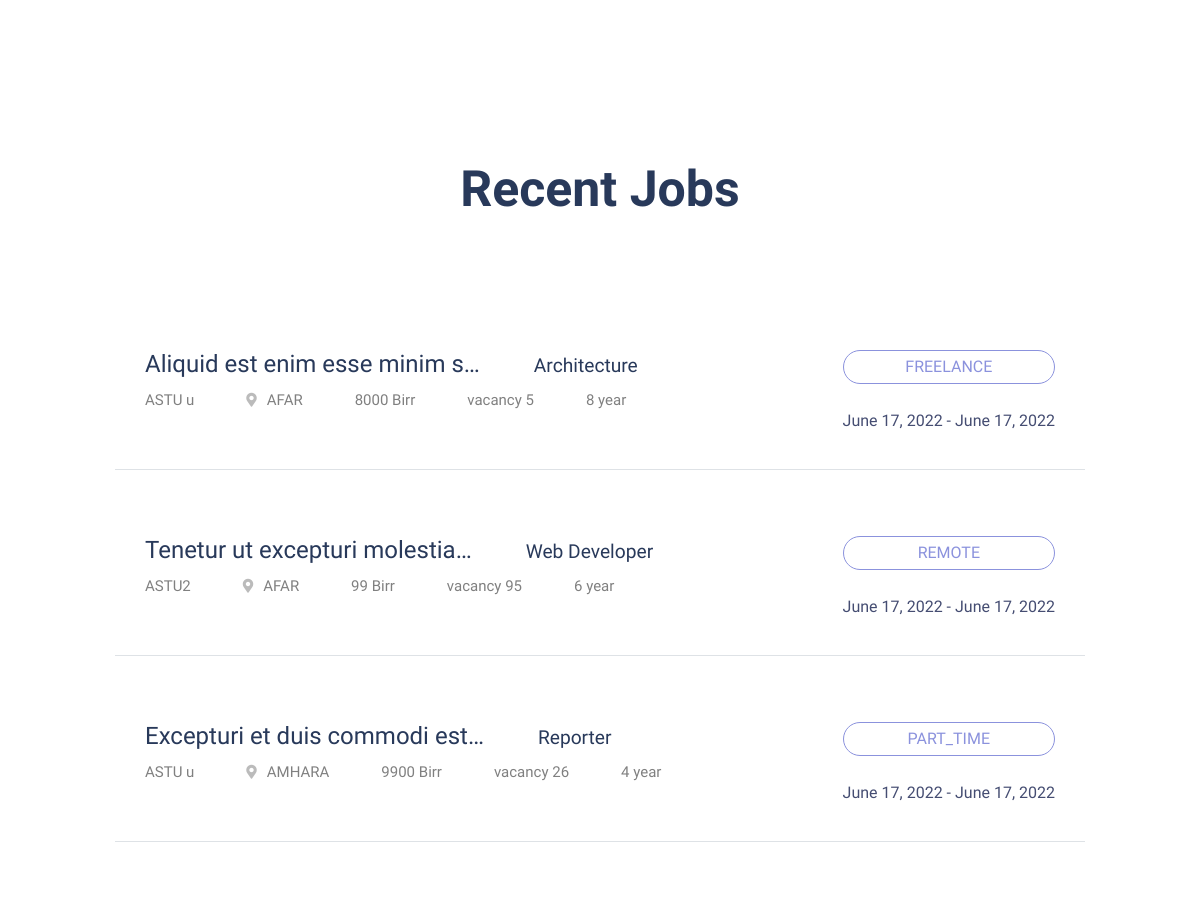
The app's page / (middle part), older data.
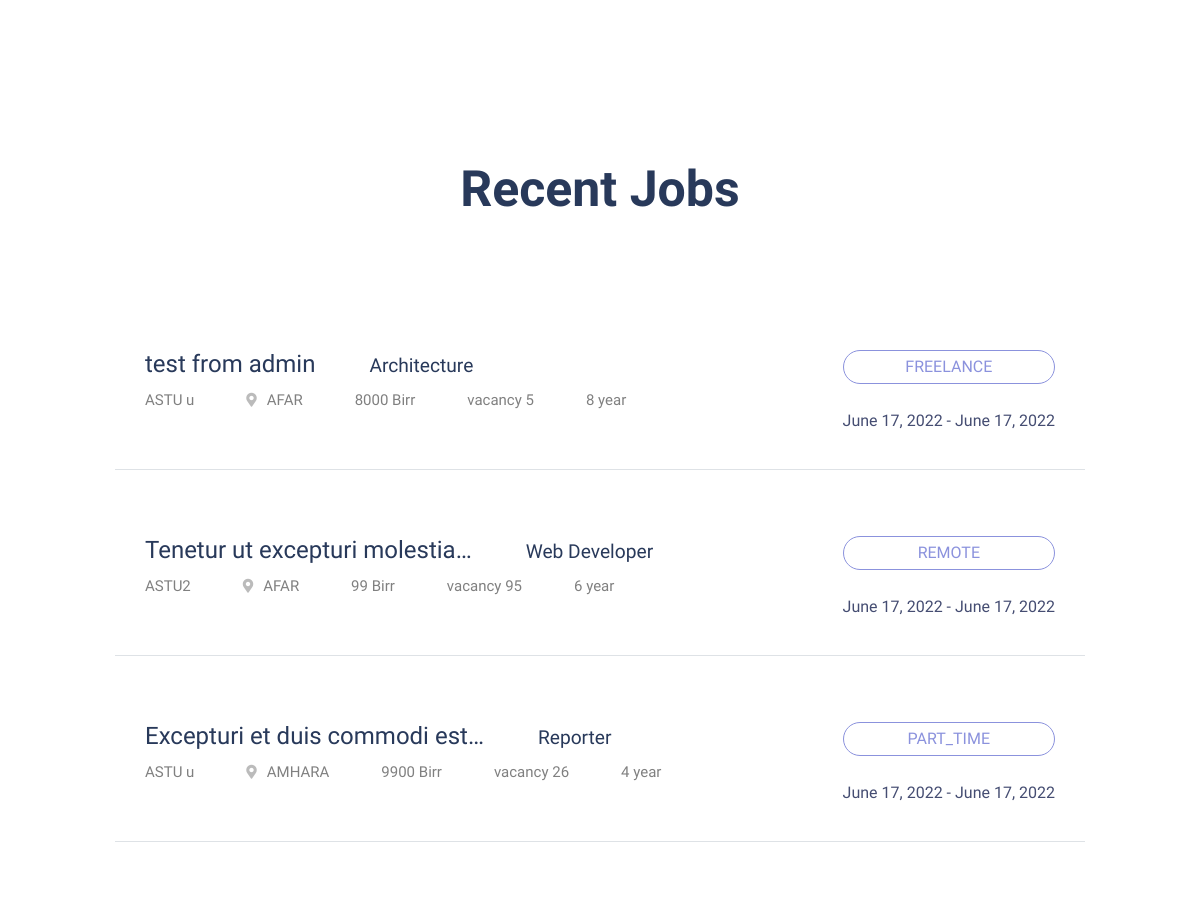
The same page, newer data.
### apps/jobsearch/models.py (models this page shows, shortened)
class Job(models.Model):
    company = models.ForeignKey(Company,on_delete=models.CASCADE)
    start_date = models.DateField()
    end_date = models.DateField()
    title = models.CharField(max_length=300)
    description = models.TextField()
    category = models.CharField(max_length=40,choices=JOB_CATEGORIES)
    requirement = models.TextField(help_text='requirements for job')
    education_level = models.CharField(max_length=15,choices=EDUCATIONAL_LEVEL_CHOICES)
    experience = models.TextField(help_text='required experience for job')
    experience_year = models.IntegerField(default=0)
    salary = models.IntegerField(default=0)
    type = models.CharField(max_length=15,choices=JOB_TYPE_CHOICES)
    region = models.CharField(max_length=30,choices=REGION_CHOICES)
    vacancy = models.IntegerField(default=1)
    created_at = models.DateTimeField(auto_now_add=True)
    updated_at = models.DateTimeField(auto_now=True)

class Company(models.Model):
    employee = models.OneToOneField(Employer, on_delete=models.CASCADE)
    name = models.CharField(max_length=300)
    region = models.CharField(max_length=30,choices=REGION_CHOICES)
    city = models.CharField(max_length=15,choices=CITY_CHOICE)
    document = models.FileField(upload_to="company",blank=True,null=True)
    description = models.TextField()
    created_at = models.DateTimeField(auto_now_add=True)
    updated_at = models.DateTimeField(auto_now=True)
    email = models.EmailField()
    status = models.BooleanField(default=False)

### apps/jobsearch/views.py (the view)
# urls.py: path('',views.index,name='home'),
def index(request):
    jobs = Job.objects.all()
    categories = jobs.values('category').annotate(
        total=Count('category')).order_by('-total')
    if request.GET.get('q'):
        print(request.GET.get('q'))
    recent_jobs = jobs.order_by('-created_at')[:3]
    context = {
        'categories': categories,
        'recent_jobs':recent_jobs
    }
    return render(request, 'index.html', context=context)

### templates/index.html (shortened to what this page needs)
{% extends 'base.html' %} {%load static%}
{% block content%}
<section class="featured-job-area feature-padding">
  <div class="container">
    <div class="row">
      <div class="col-lg-12">
        <div class="section-tittle text-center">
          <h2>Recent Jobs</h2>
        </div>
      </div>
    </div>
    <div class="row justify-content-center">
      <div class="col-xl-10">
        {% for job in recent_jobs %}
        <div class="single-job-items mb-30 border-bottom border-bottom-1">
          <div class="job-items">
            <div class="job-tittle job-tittle2">
              <a href="{% url 'job-detail' job.id %}">
                <h4>
                  {{job.title|truncatechars:30}}
                  <small class="ml-5"> {{job.category}}</small>
                </h4>
              </a>
              <ul>
                <li>{{job.company.name}}</li>
                <li><i class="fas fa-map-marker-alt"></i>{{job.region}}</li>
                <li>{{job.salary}} Birr</li>
                <li>vacancy {{job.vacancy}}</li>
                <li title="experience year required">
                  {{job.experience_year}} year
                </li>
              </ul>
            </div>
          </div>
          <div class="items-link items-link2 f-right">
            <a href="{%url 'job-detail' job.id%} ">{{job.type}}</a>
            <span title="applicaion start-deadline"
              >{{job.start_date}} - {{job.end_date}}</span
            >
          </div>
        </div>
        {% endfor %}
      </div>
    </div>
  </div>
</section>
{%endblock content%}

Row changes from the older to the newer data that the page shows:
changed Job "Architecture": title "Aliquid est enim esse minim s…" → "test from admin"
